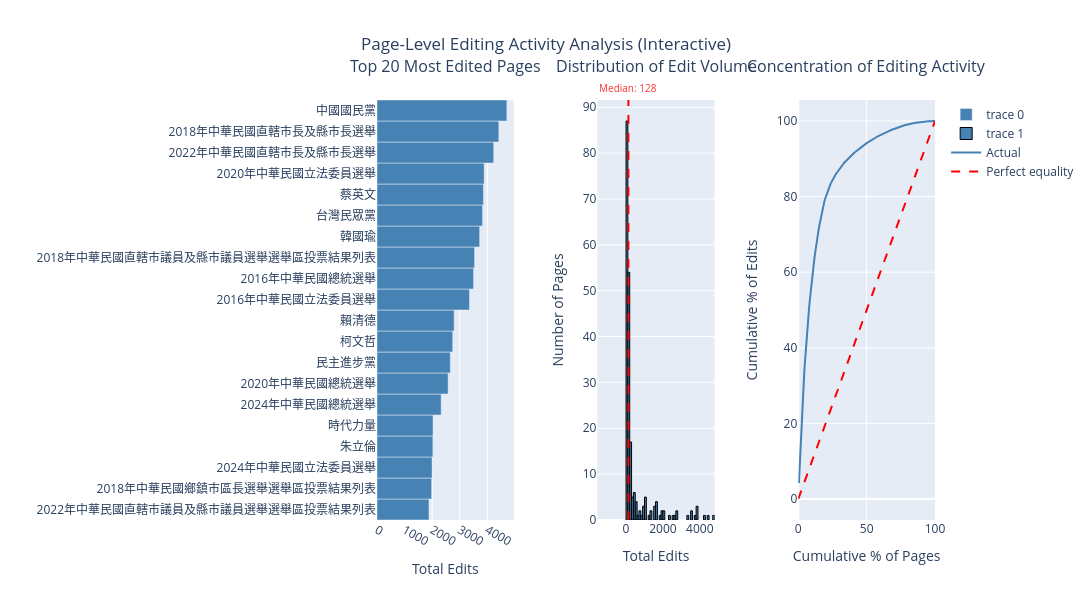

This figure's notebook cell:
### Markdown cell above
## 4. Page-Level Analysis

### Code cell
# Interactive Page-Level Analysis with Plotly
try:
    import plotly.graph_objects as go
    from plotly.subplots import make_subplots
    import numpy as np
    
    # Get top 20 pages
    top_20 = df_pages.nlargest(20, 'total_edits')
    
    # Create subplots
    fig = make_subplots(
        rows=1, cols=3,
        subplot_titles=(
            'Top 20 Most Edited Pages',
            'Distribution of Edit Volume',
            'Concentration of Editing Activity'
        ),
        column_widths=[0.35, 0.3, 0.35],
        horizontal_spacing=0.15
    )
    
    # 1. Top 20 pages (horizontal bar)
    fig.add_trace(
        go.Bar(
            y=top_20['page_title'][::-1],  # Reverse to show highest at top
            x=top_20['total_edits'][::-1],
            orientation='h',
            marker=dict(color='steelblue'),
            hovertemplate='<b>%{y}</b><br>Edits: %{x:,}<br>Editors: %{customdata:,}<extra></extra>',
            customdata=top_20['unique_editors'][::-1]
        ),
        row=1, col=1
    )
    
    # 2. Distribution histogram
    fig.add_trace(
        go.Histogram(
            x=df_pages['total_edits'],
            nbinsx=50,
            marker=dict(color='steelblue', line=dict(color='black', width=1)),
            hovertemplate='Edits: %{x}<br>Pages: %{y}<extra></extra>'
        ),
        row=1, col=2
    )
    
    # Add median line to histogram (without annotation via add_vline)
    median_edits = df_pages['total_edits'].median()
    fig.add_vline(
        x=median_edits,
        line_dash="dash",
        line_color="red",
        row=1, col=2
    )
    
    # Add median annotation inside the histogram (second subplot)
    fig.add_annotation(
        x=median_edits,
        y=0.95,
        xref='x2',
        yref='y2 domain',
        text=f"Median: {median_edits:.0f}",
        showarrow=False,
        font=dict(size=10, color="red"),
        bgcolor="white",
        opacity=0.8
    )
    
    # 3. Cumulative concentration curve (Lorenz-like)
    sorted_edits = df_pages.sort_values('total_edits', ascending=False)
    cumulative_pct = (sorted_edits['total_edits'].cumsum() / sorted_edits['total_edits'].sum() * 100)
    page_pct = np.arange(1, len(sorted_edits) + 1) / len(sorted_edits) * 100
    
    # Concentration curve
    fig.add_trace(
        go.Scatter(
            x=page_pct,
            y=cumulative_pct,
            mode='lines',
            line=dict(color='steelblue', width=2),
            name='Actual',
            hovertemplate='%{x:.1f}% of pages<br>%{y:.1f}% of edits<extra></extra>'
        ),
        row=1, col=3
    )
    
    # Perfect equality line
    fig.add_trace(
        go.Scatter(
            x=[0, 100],
            y=[0, 100],
            mode='lines',
            line=dict(color='red', width=2, dash='dash'),
            name='Perfect equality',
            hovertemplate='Perfect equality<extra></extra>'
        ),
        row=1, col=3
    )
    
    # Update layout
    fig.update_xaxes(title_text="Total Edits", row=1, col=1)
    fig.update_xaxes(title_text="Total Edits", row=1, col=2)
    fig.update_xaxes(title_text="Cumulative % of Pages", row=1, col=3)
    
    fig.update_yaxes(title_text="", row=1, col=1)
    fig.update_yaxes(title_text="Number of Pages", row=1, col=2)
    fig.update_yaxes(title_text="Cumulative % of Edits", row=1, col=3)
    
    fig.update_layout(
        height=600,
        width=1400,
        showlegend=True,
        title_text="Page-Level Editing Activity Analysis (Interactive)",
        title_x=0.5,
        hovermode='closest'
    )
    
    # Adjust subplot title positioning to prevent overlap
    for annotation in fig['layout']['annotations']:
        annotation['y'] = 1.05  # Move titles higher
    
    fig.show()
    
    # Print concentration statistics
    print("\n" + "="*60)
    print("EDITING CONCENTRATION STATISTICS")
    print("="*60)
    
    total_edits = sorted_edits['total_edits'].sum()
    print(f"Total pages: {len(df_pages):,}")
    print(f"Total edits: {total_edits:,}")
    print(f"\nConcentration:")
    print(f"  Top 5 pages:  {(sorted_edits.head(5)['total_edits'].sum() / total_edits * 100):>6.1f}% of all edits")
    print(f"  Top 10 pages: {(sorted_edits.head(10)['total_edits'].sum() / total_edits * 100):>6.1f}% of all edits")
    print(f"  Top 20 pages: {(sorted_edits.head(20)['total_edits'].sum() / total_edits * 100):>6.1f}% of all edits")
    print(f"  Top 50 pages: {(sorted_edits.head(50)['total_edits'].sum() / total_edits * 100):>6.1f}% of all edits")
    
    print(f"\nDistribution:")
    print(f"  Median edits per page: {df_pages['total_edits'].median():,.0f}")
    print(f"  Mean edits per page:   {df_pages['total_edits'].mean():,.0f}")
    print(f"  Std deviation:         {df_pages['total_edits'].std():,.0f}")
    
    print(f"\nTop 5 Most Edited Pages:")
    for i, row in sorted_edits.head(5).iterrows():
        print(f"  {row['page_title'][:50]:50s} {row['total_edits']:>6,} edits ({row['unique_editors']:>4,} editors)")
    
except ImportError:
    print("Plotly not installed. Install with: conda install plotly")
    
    # Fallback: Static matplotlib version (Top 20 only)
    top_20 = df_pages.nlargest(20, 'total_edits')
    
    fig, ax = plt.subplots(figsize=(12, 8))
    ax.barh(range(len(top_20)), top_20['total_edits'][::-1])
    ax.set_yticks(range(len(top_20)))
    ax.set_yticklabels(top_20['page_title'][::-1], fontsize=10)
    ax.set_xlabel('Total Edits', fontsize=11)
    ax.set_title('Top 20 Most Edited Pages', fontsize=13, fontweight='bold')
    ax.grid(axis='x', alpha=0.3)
    
    plt.tight_layout()
    plt.show()

### Figure 1 — Plotly figure (JSON) as saved in the notebook; plotly's stock layout.template omitted (floating-point values rounded to 4 significant figures; data arrays with more than 128 entries replaced by an {"elided": "..."} marker saying what was removed)
{"data": [{"customdata": [216, 73, 254, 682, 688, 499, 751, 744, 698, 809, 540, 710, 238, 687, 987, 1003, 747, 691, 933, 1615], "hovertemplate": "<b>%{y}</b><br>Edits: %{x:,}<br>Editors: %{customdata:,}<extra></extra>", "marker": {"color": "steelblue"}, "orientation": "h", "type": "bar", "x": [1884, 1981, 1997, 2025, 2031, 2326, 2578, 2657, 2745, 2797, 3353, 3500, 3537, 3721, 3826, 3858, 3885, 4231, 4416, 4708], "xaxis": "x", "y": ["2022年中華民國直轄市議員及縣市議員選舉選舉區投票結果列表", "2018年中華民國鄉鎮市區長選舉選舉區投票結果列表", "2024年中華民國立法委員選舉", "朱立倫", "時代力量", "2024年中華民國總統選舉", "2020年中華民國總統選舉", "民主進步黨", "柯文哲", "賴清德", "2016年中華民國立法委員選舉", "2016年中華民國總統選舉", "2018年中華民國直轄市議員及縣市議員選舉選舉區投票結果列表", "韓國瑜", "台灣民眾黨", "蔡英文", "2020年中華民國立法委員選舉", "2022年中華民國直轄市長及縣市長選舉", "2018年中華民國直轄市長及縣市長選舉", "中國國民黨"], "yaxis": "y"}, {"hovertemplate": "Edits: %{x}<br>Pages: %{y}<extra></extra>", "marker": {"color": "steelblue", "line": {"color": "black", "width": 1}}, "nbinsx": 50, "type": "histogram", "x": {"elided": "215 int values"}, "xaxis": "x2", "yaxis": "y2"}, {"hovertemplate": "%{x:.1f}% of pages<br>%{y:.1f}% of edits<extra></extra>", "line": {"color": "steelblue", "width": 2}, "mode": "lines", "name": "Actual", "type": "scatter", "x": {"elided": "215 float values"}, "xaxis": "x3", "y": {"elided": "215 float values"}, "yaxis": "y3"}, {"hovertemplate": "Perfect equality<extra></extra>", "line": {"color": "red", "dash": "dash", "width": 2}, "mode": "lines", "name": "Perfect equality", "type": "scatter", "x": [0, 100], "xaxis": "x3", "y": [0, 100], "yaxis": "y3"}], "layout": {"annotations": [{"font": {"size": 16}, "showarrow": false, "text": "Top 20 Most Edited Pages", "x": 0.1225, "xanchor": "center", "xref": "paper", "y": 1.05, "yanchor": "bottom", "yref": "paper"}, {"font": {"size": 16}, "showarrow": false, "text": "Distribution of Edit Volume", "x": 0.5, "xanchor": "center", "xref": "paper", "y": 1.05, "yanchor": "bottom", "yref": "paper"}, {"font": {"size": 16}, "showarrow": false, "text": "Concentration of Editing Activity", "x": 0.8775, "xanchor": "center", "xref": "paper", "y": 1.05, "yanchor": "bottom", "yref": "paper"}, {"bgcolor": "white", "font": {"color": "red", "size": 10}, "opacity": 0.8, "showarrow": false, "text": "Median: 128", "x": 128, "xref": "x2", "y": 1.05, "yref": "y2 domain"}], "height": 600, "hovermode": "closest", "shapes": [{"line": {"color": "red", "dash": "dash"}, "type": "line", "x0": 128, "x1": 128, "xref": "x2", "y0": 0, "y1": 1, "yref": "y2 domain"}], "showlegend": true, "title": {"text": "Page-Level Editing Activity Analysis (Interactive)", "x": 0.5}, "width": 1400, "xaxis": {"anchor": "y", "domain": [0, 0.245], "title": {"text": "Total Edits"}}, "xaxis2": {"anchor": "y2", "domain": [0.395, 0.605], "title": {"text": "Total Edits"}}, "xaxis3": {"anchor": "y3", "domain": [0.755, 1.0], "title": {"text": "Cumulative % of Pages"}}, "yaxis": {"anchor": "x", "domain": [0, 1], "title": {"text": ""}}, "yaxis2": {"anchor": "x2", "domain": [0, 1], "title": {"text": "Number of Pages"}}, "yaxis3": {"anchor": "x3", "domain": [0, 1], "title": {"text": "Cumulative % of Edits"}}}}
